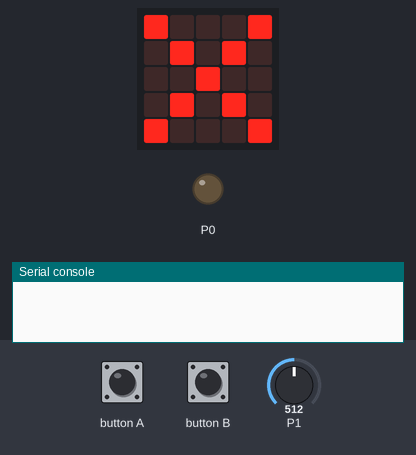
A program run on a simulated BBC micro:bit (MakeCode). On the bench: the board's 5×5 LED display, output pins drawn as LEDs (lit = HIGH), the last lines printed to the serial console. The inputs (shaded band) are chosen by the test bench; at power-on: P1 = 512 (analog values on the 0–1023 scale).

Above: at 1.2 s.
1.3 s: button A pressed for 0.15 s
At 2.3 s:
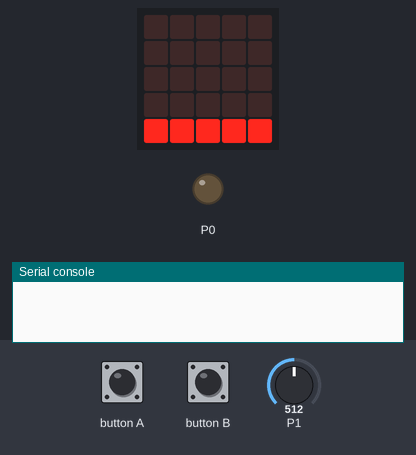
3.1 s: button A pressed for 0.15 s
At 4.5 s:
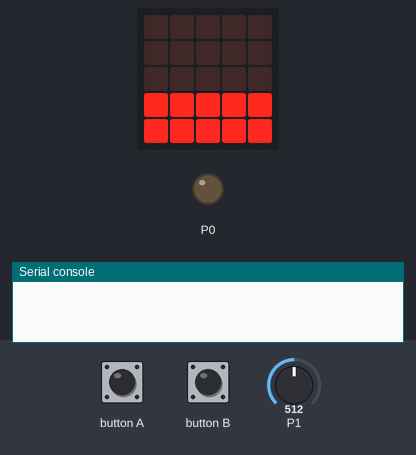
4.8 s: button A pressed for 0.15 s
At 5.9 s:
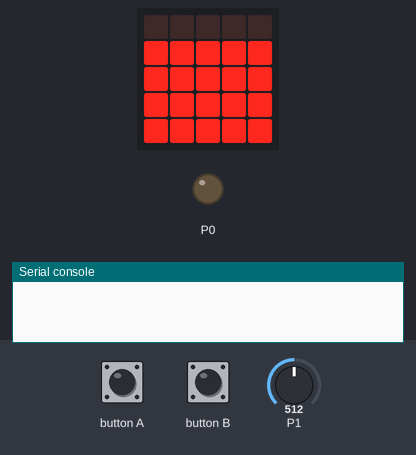
6.4 s: button A pressed for 0.15 s
At 7.4 s:
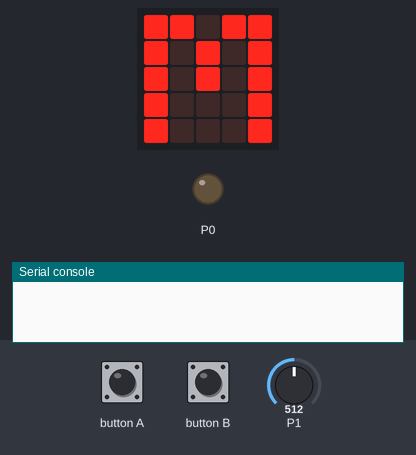
8.5 s: button A pressed for 0.15 s
At 9.7 s:
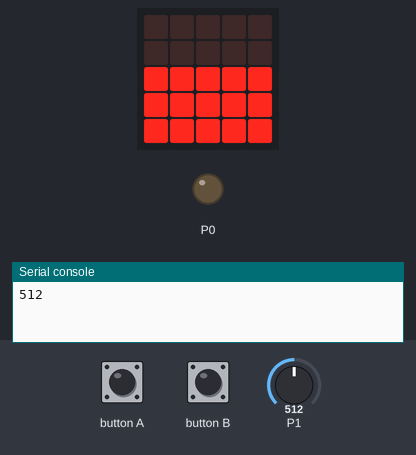
11.6 s: P1 set to 490
At 14.7 s:
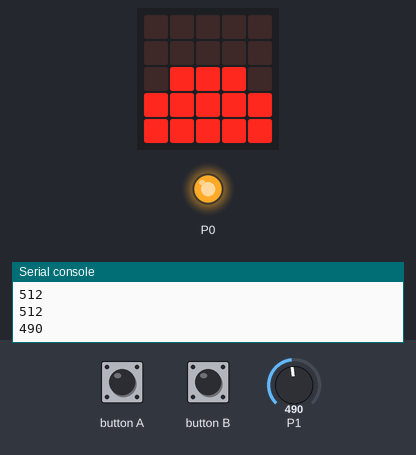
Timing chart, 0 to 15.6 s (numbered marks = the images above; inputs shaded):
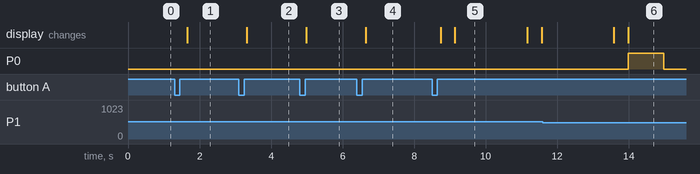

The program:

main.ts
```typescript
function Modo_3 () {
    basic.showLeds(`
        . . . . .
        # # # # #
        # # # # #
        # # # # #
        # # # # #
        `)
    if (input.buttonIsPressed(Button.B)) {
        pins.digitalWritePin(DigitalPin.P0, 1)
        basic.pause(2000)
        pins.digitalWritePin(DigitalPin.P0, 0)
    }
}
input.onButtonPressed(Button.A, function () {
    Modo += 1
})
function Modo_1 () {
    basic.showLeds(`
        . . . . .
        . . . . .
        . . . . .
        . . . . .
        # # # # #
        `)
    if (input.buttonIsPressed(Button.B)) {
        pins.digitalWritePin(DigitalPin.P0, 1)
        basic.pause(500)
        pins.digitalWritePin(DigitalPin.P0, 0)
    }
}
function Apagado () {
    basic.showLeds(`
        # . . . #
        . # . # .
        . . # . .
        . # . # .
        # . . . #
        `)
    pins.digitalWritePin(DigitalPin.P1, 0)
}
function Modo_2 () {
    basic.showLeds(`
        . . . . .
        . . . . .
        . . . . .
        # # # # #
        # # # # #
        `)
    if (input.buttonIsPressed(Button.B)) {
        pins.digitalWritePin(DigitalPin.P0, 1)
        basic.pause(1000)
        pins.digitalWritePin(DigitalPin.P0, 0)
    }
}
function Manual () {
    basic.showLeds(`
        # # . # #
        # . # . #
        # . # . #
        # . . . #
        # . . . #
        `)
    if (input.buttonIsPressed(Button.B)) {
        pins.digitalWritePin(DigitalPin.P0, 1)
    } else {
        pins.digitalWritePin(DigitalPin.P0, 0)
    }
}
function Automático () {
    basic.showLeds(`
        . . # . .
        . # . # .
        . # # # .
        . # . # .
        . # . # .
        `)
    humedad = pins.analogReadPin(AnalogPin.P1)
    led.plotBarGraph(
    humedad,
    1023
    )
    if (humedad < 500) {
        pins.digitalWritePin(DigitalPin.P0, 1)
        basic.pause(1000)
        pins.digitalWritePin(DigitalPin.P0, 0)
    }
    basic.pause(2000)
}
let humedad = 0
let Modo = 0
basic.forever(function () {
    humedad = pins.analogReadPin(AnalogPin.P1)
    if (Modo == 0) {
        Apagado()
    }
    if (Modo == 1) {
        Modo_1()
    }
    if (Modo == 2) {
        Modo_2()
    }
    if (Modo == 3) {
        Modo_3()
    }
    if (Modo == 4) {
        Manual()
    }
    if (Modo == 5) {
        Automático()
    }
    if (Modo == 6) {
        Modo = 0
    }
})
```

test.ts
```typescript
// aquí va el archivo "tests"; esto no se compilará cuando este paquete se utilice como una extensión.
```

Measured:
- after the input at 1.3 s, the display: changes after 0.36 s (image 1)
- after the input at 3.1 s, the display: changes after 0.23 s (image 2)
- after the input at 4.8 s, the display: changes after 0.19 s (image 3)
- after the input at 6.4 s, the display: changes after 0.25 s (image 4)
- after the input at 8.5 s, the display: first changes after 0.24 s (image 5 shows a later state)
- after the input at 11.6 s, P0: LOW → HIGH after 2.4 s, → LOW 1.0 s later; the display: first differs from a run without the input after 2.4 s (image 6)
- what the display in image 5 shows lasts 2.1 s, from 9.1 s to 11.2 s
